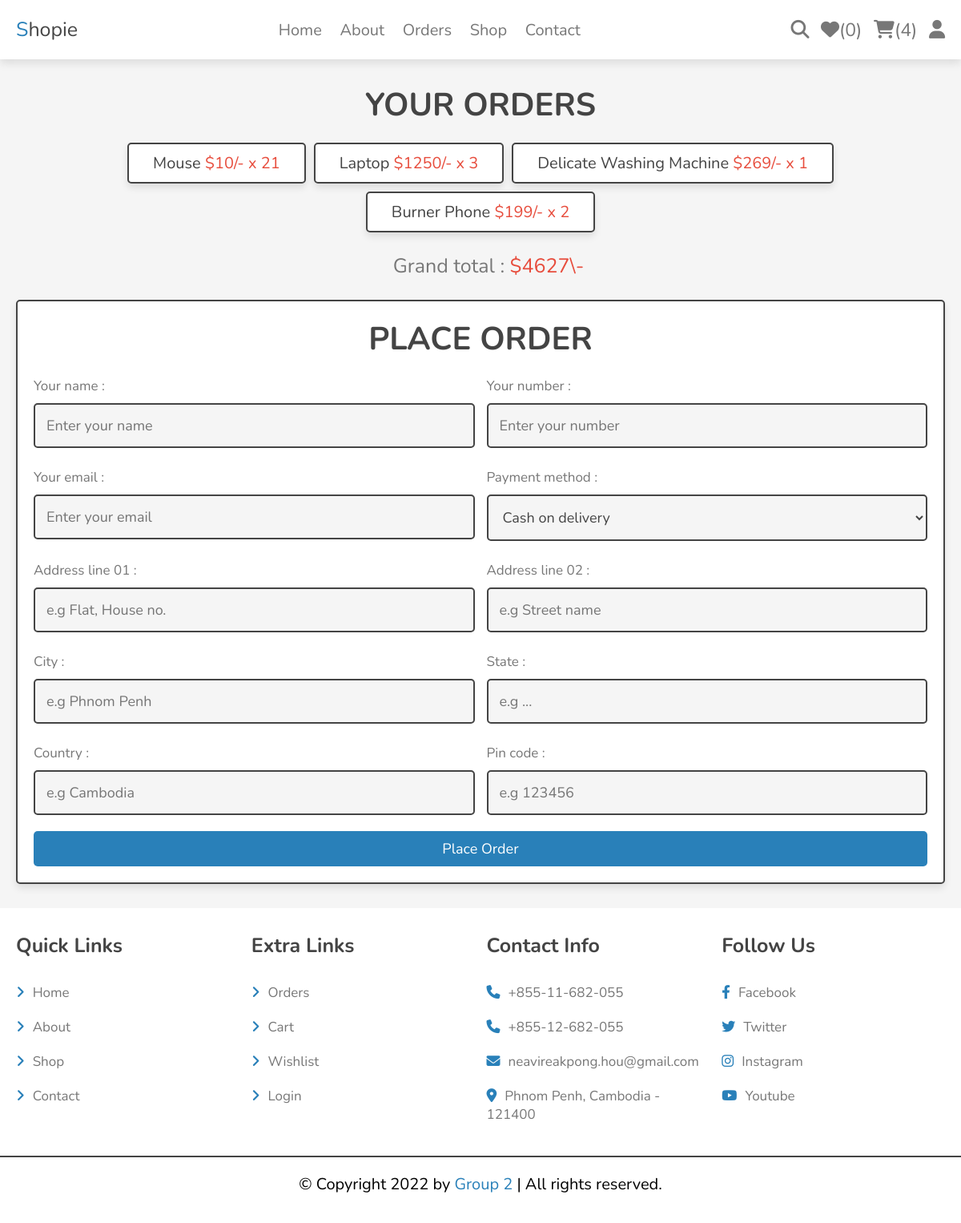
The page /checkout.php (signed in) on the database its author committed.
### tables this page shows
CREATE TABLE `cart` (
  `id` int(100) NOT NULL,
  `user_id` int(100) NOT NULL,
  `pid` int(100) NOT NULL,
  `name` varchar(100) NOT NULL,
  `price` int(10) NOT NULL,
  `quantity` int(10) NOT NULL,
  `image` varchar(100) NOT NULL
);

### checkout.php (the view, shortened to what this page needs)
<?php
include 'components/connect.php';
if (isset($_SESSION['user_id'])) {
   $user_id = $_SESSION['user_id'];
}
else {
   $user_id = '';
   header('location:user_login.php');
}
?>
<!DOCTYPE html>
<html lang="en">
<head>
   <link rel="stylesheet" href="https://cdnjs.cloudflare.com/ajax/libs/font-awesome/6.2.0/css/all.min.css">
   <link rel="stylesheet" href="css/style.css">
</head>
<body>
<?php include 'components/user_header.php'; ?>
<section class="checkout">
   <h1 class="heading">Your orders</h1>
   <div class="display-orders">
   <?php
      $grand_total = 0;
      $select_cart = $conn->prepare("SELECT * FROM `cart` WHERE user_id = ?");
      $select_cart->execute([$user_id]);
      if ($select_cart->rowCount() > 0) {
         while ($fetch_cart = $select_cart->fetch(PDO::FETCH_ASSOC)) {
            $grand_total += ($fetch_cart['price'] * $fetch_cart['quantity']);
   ?>
   <p> <?= $fetch_cart['name'] ?> <span>$<?= $fetch_cart['price'] ?>/- x <?= $fetch_cart['quantity'] ?></span> </p>
   <?php
         }
      }
      else {
         echo '<p class="empty">Your cart is empty.</p>';
      }
      ?>
   </div>
   <p class="grand-total">Grand total : <span>$<?= $grand_total ?>\-</span></p>
   <form action="" method="POST">
      <h1 class="heading">Place order</h1>
      <div class="flex">
         <div class="inputBox">
            <span>Your name :</span>
            <input type="text" maxlength="20" placeholder="Enter your name" required class="box" name="name">
         </div>
         <div class="inputBox">
            <span>Your number :</span>
            <input type="number" min="0" max="9999999999" onkeypress="if(this.value.length == 10) return false;" placeholder="Enter your number" required class="box" name="number">
         </div>
         <div class="inputBox">
            <span>Your email :</span>
            <input type="text" maxlength="20" placeholder="Enter your email" required class="box" name="email">
         </div>
         <div class="inputBox">
            <span>Payment method :</span>
            <select name="method" class="box">
               <option value="cash on delivery">Cash on delivery</option>
            </select>
         </div>
         <div class="inputBox">
            <span>Address line 01 :</span>
            <input type="text" maxlength="50" placeholder="e.g Flat, House no." required class="box" name="flat">
         </div>
         <div class="inputBox">
            <span>Address line 02 :</span>
            <input type="text" maxlength="50" placeholder="e.g Street name" required class="box" name="street">
         </div>
         <div class="inputBox">
            <span>City :</span>
            <input type="text" maxlength="50" placeholder="e.g Phnom Penh" required class="box" name="city">
         </div>
         <div class="inputBox">
            <span>State :</span>
            <input type="text" maxlength="50" placeholder="e.g ..." class="box" name="state">
         </div>
         <div class="inputBox">
            <span>Country :</span>
            <input type="text" maxlength="50" placeholder="e.g Cambodia" required class="box" name="country">
         </div>
         <div class="inputBox">
            <span>Pin code :</span>
            <input type="number" min="0" max="999999" placeholder="e.g 123456" required class="box" name="pin_code" onkeypress="if(this.value.length == 6) return false;">
         </div>
      </div>
      <input type="submit" value="place order" class="btn <?= ($grand_total > 1) ? '' : 'disabled' ?>" name="order">
   </form>
</section>
<?php include 'components/footer.php'; ?>
</body>
</html>

### css/style.css (style rules this page uses)
:root { --main-color: #2980b9; --red: #e74c3c; --orange: #f39c12; --black: #444; --white: #fff; --light-bg: #f5f5f5; --light-color: #777; --border: .2rem solid var(--black); --box-shadow: 0 .5rem 1rem rgba(0, 0, 0, .1); }
* { font-family: 'Nunito', sans-serif; margin: 0; padding: 0; box-sizing: border-box; text-decoration: none; outline: none; border: none; }
html { font-size: 62.5%; overflow-x: hidden; }
body { background-color: var(--light-bg); }
section { max-width: 1200px; margin: 0 auto; padding: 3rem 2rem; }
.btn, .delete-btn, .option-btn { display: block; margin-top: 1rem; border-radius: .5rem; cursor: pointer; width: 100%; font-size: 1.8rem; color: var(--white); padding: 1rem 3rem; text-transform: capitalize; text-align: center; }
.btn { background-color: var(--main-color); }
.heading { text-align: center; margin-bottom: 2rem; text-transform: uppercase; color: var(--black); font-size: 4rem; }
.checkout .display-orders { display: flex; flex-wrap: wrap; gap: 1rem; justify-content: center; align-items: flex-start; }
.checkout .display-orders p { padding: 1rem 3rem; border: var(--border); border-radius: .5rem; font-size: 2rem; color: var(--black); box-shadow: var(--box-shadow); background-color: var(--white); }
.checkout .display-orders p span { color: var(--red); }
.checkout .grand-total { width: 100%; padding: 1.5rem; margin: 1rem; text-align: center; font-size: 2.5rem; color: var(--light-color); }
.checkout .grand-total span { color: var(--red); }
.checkout form { border: var(--border); border-radius: .5rem; padding: 2rem; box-shadow: var(--box-shadow); background-color: var(--white); }
.checkout form .flex { display: flex; flex-wrap: wrap; gap: 1.5rem; }
.checkout form .flex .inputBox { flex: 1 1 40rem; }
.checkout form .flex .inputBox span { font-size: 1.7rem; color: var(--light-color); }
.checkout form .flex .inputBox .box { width: 100%; border: var(--border); background-color: var(--light-bg); padding: 1.4rem; font-size: 1.8rem; color: var(--black); border-radius: .5rem; margin: 1rem 0; }

### rows shown on the page
cart: name "Mouse", price "10", quantity "21"
cart: name "Laptop", price "1250", quantity "3"
cart: name "Delicate Washing Machine", price "269", quantity "1"
cart: name "Burner Phone", price "199", quantity "2"

### other values the page prints
$total_wishlist_items "0"
$total_cart_items "4"
$grand_total "4627"
